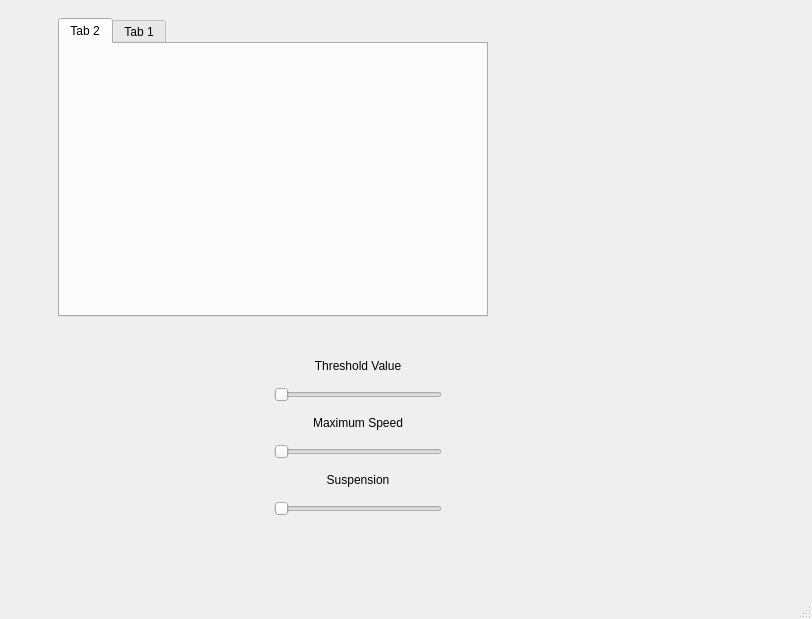
<?xml version="1.0" encoding="UTF-8"?>
<ui version="4.0">
 <class>MainWindow</class>
 <widget class="QMainWindow" name="MainWindow">
  <property name="geometry">
   <rect>
    <x>0</x>
    <y>0</y>
    <width>812</width>
    <height>619</height>
   </rect>
  </property>
  <property name="windowTitle">
   <string>MainWindow</string>
  </property>
  <widget class="QWidget" name="centralwidget">
   <layout class="QVBoxLayout" name="verticalLayout_2">
    <property name="spacing">
     <number>0</number>
    </property>
    <property name="leftMargin">
     <number>9</number>
    </property>
    <property name="bottomMargin">
     <number>30</number>
    </property>
    <item>
     <widget class="QWidget" name="widget_3" native="true">
      <property name="sizePolicy">
       <sizepolicy hsizetype="Preferred" vsizetype="Expanding">
        <horstretch>0</horstretch>
        <verstretch>0</verstretch>
       </sizepolicy>
      </property>
      <layout class="QHBoxLayout" name="horizontalLayout">
       <property name="spacing">
        <number>6</number>
       </property>
       <property name="bottomMargin">
        <number>0</number>
       </property>
       <item>
        <spacer name="horizontalSpacer_2">
         <property name="orientation">
          <enum>Qt::Horizontal</enum>
         </property>
         <property name="sizeType">
          <enum>QSizePolicy::Preferred</enum>
         </property>
         <property name="sizeHint" stdset="0">
          <size>
           <width>40</width>
           <height>20</height>
          </size>
         </property>
        </spacer>
       </item>
       <item>
        <widget class="QTabWidget" name="tabWidget">
         <property name="sizePolicy">
          <sizepolicy hsizetype="Expanding" vsizetype="Expanding">
           <horstretch>0</horstretch>
           <verstretch>0</verstretch>
          </sizepolicy>
         </property>
         <property name="currentIndex">
          <number>0</number>
         </property>
         <widget class="QWidget" name="tab2">
          <attribute name="title">
           <string>Tab 2</string>
          </attribute>
          <layout class="QVBoxLayout" name="verticalLayout">
           <property name="leftMargin">
            <number>0</number>
           </property>
           <property name="topMargin">
            <number>0</number>
           </property>
           <property name="rightMargin">
            <number>0</number>
           </property>
           <property name="bottomMargin">
            <number>0</number>
           </property>
           <item>
            <widget class="Display" name="display" native="true"/>
           </item>
          </layout>
         </widget>
         <widget class="QWidget" name="tab">
          <property name="sizePolicy">
           <sizepolicy hsizetype="Expanding" vsizetype="Preferred">
            <horstretch>0</horstretch>
            <verstretch>0</verstretch>
           </sizepolicy>
          </property>
          <attribute name="title">
           <string>Tab 1</string>
          </attribute>
          <layout class="QHBoxLayout" name="horizontalLayout_2">
           <item>
            <widget class="Overlay" name="mainOverlay" native="true">
             <property name="sizePolicy">
              <sizepolicy hsizetype="Expanding" vsizetype="Expanding">
               <horstretch>0</horstretch>
               <verstretch>0</verstretch>
              </sizepolicy>
             </property>
            </widget>
           </item>
          </layout>
         </widget>
        </widget>
       </item>
       <item>
        <widget class="LogView" name="logView" native="true">
         <property name="sizePolicy">
          <sizepolicy hsizetype="Fixed" vsizetype="Preferred">
           <horstretch>0</horstretch>
           <verstretch>0</verstretch>
          </sizepolicy>
         </property>
         <property name="minimumSize">
          <size>
           <width>300</width>
           <height>0</height>
          </size>
         </property>
         <property name="autoFillBackground">
          <bool>false</bool>
         </property>
        </widget>
       </item>
      </layout>
     </widget>
    </item>
    <item>
     <widget class="QWidget" name="widget_4" native="true">
      <property name="sizePolicy">
       <sizepolicy hsizetype="Preferred" vsizetype="Minimum">
        <horstretch>0</horstretch>
        <verstretch>0</verstretch>
       </sizepolicy>
      </property>
      <property name="minimumSize">
       <size>
        <width>0</width>
        <height>250</height>
       </size>
      </property>
      <property name="maximumSize">
       <size>
        <width>16777215</width>
        <height>200</height>
       </size>
      </property>
      <property name="baseSize">
       <size>
        <width>0</width>
        <height>200</height>
       </size>
      </property>
      <layout class="QHBoxLayout" name="horizontalLayout_3">
       <property name="spacing">
        <number>6</number>
       </property>
       <property name="leftMargin">
        <number>0</number>
       </property>
       <property name="topMargin">
        <number>0</number>
       </property>
       <property name="rightMargin">
        <number>0</number>
       </property>
       <property name="bottomMargin">
        <number>0</number>
       </property>
       <item>
        <widget class="Overlay" name="sideOverlay" native="true">
         <property name="sizePolicy">
          <sizepolicy hsizetype="Preferred" vsizetype="Preferred">
           <horstretch>0</horstretch>
           <verstretch>0</verstretch>
          </sizepolicy>
         </property>
         <property name="minimumSize">
          <size>
           <width>250</width>
           <height>0</height>
          </size>
         </property>
        </widget>
       </item>
       <item>
        <widget class="QWidget" name="tuner" native="true">
         <property name="sizePolicy">
          <sizepolicy hsizetype="Expanding" vsizetype="Preferred">
           <horstretch>0</horstretch>
           <verstretch>0</verstretch>
          </sizepolicy>
         </property>
         <layout class="QVBoxLayout" name="verticalLayout_4">
          <item>
           <widget class="QLabel" name="label">
            <property name="sizePolicy">
             <sizepolicy hsizetype="Preferred" vsizetype="Fixed">
              <horstretch>0</horstretch>
              <verstretch>0</verstretch>
             </sizepolicy>
            </property>
            <property name="minimumSize">
             <size>
              <width>0</width>
              <height>30</height>
             </size>
            </property>
            <property name="text">
             <string>Threshold Value</string>
            </property>
            <property name="alignment">
             <set>Qt::AlignCenter</set>
            </property>
           </widget>
          </item>
          <item>
           <widget class="QSlider" name="horizontalSlider">
            <property name="orientation">
             <enum>Qt::Horizontal</enum>
            </property>
           </widget>
          </item>
          <item>
           <widget class="QLabel" name="label_2">
            <property name="sizePolicy">
             <sizepolicy hsizetype="Preferred" vsizetype="Fixed">
              <horstretch>0</horstretch>
              <verstretch>0</verstretch>
             </sizepolicy>
            </property>
            <property name="minimumSize">
             <size>
              <width>0</width>
              <height>30</height>
             </size>
            </property>
            <property name="font">
             <font>
              <family>Ubuntu</family>
             </font>
            </property>
            <property name="text">
             <string>Maximum Speed</string>
            </property>
            <property name="textFormat">
             <enum>Qt::PlainText</enum>
            </property>
            <property name="alignment">
             <set>Qt::AlignCenter</set>
            </property>
           </widget>
          </item>
          <item>
           <widget class="QSlider" name="horizontalSlider_2">
            <property name="orientation">
             <enum>Qt::Horizontal</enum>
            </property>
           </widget>
          </item>
          <item>
           <widget class="QLabel" name="label_3">
            <property name="sizePolicy">
             <sizepolicy hsizetype="Preferred" vsizetype="Fixed">
              <horstretch>0</horstretch>
              <verstretch>0</verstretch>
             </sizepolicy>
            </property>
            <property name="minimumSize">
             <size>
              <width>0</width>
              <height>30</height>
             </size>
            </property>
            <property name="text">
             <string>Suspension</string>
            </property>
            <property name="alignment">
             <set>Qt::AlignCenter</set>
            </property>
           </widget>
          </item>
          <item>
           <widget class="QSlider" name="horizontalSlider_3">
            <property name="orientation">
             <enum>Qt::Horizontal</enum>
            </property>
           </widget>
          </item>
          <item>
           <spacer name="verticalSpacer_2">
            <property name="orientation">
             <enum>Qt::Vertical</enum>
            </property>
            <property name="sizeHint" stdset="0">
             <size>
              <width>20</width>
              <height>40</height>
             </size>
            </property>
           </spacer>
          </item>
         </layout>
        </widget>
       </item>
       <item>
        <spacer name="horizontalSpacer">
         <property name="orientation">
          <enum>Qt::Horizontal</enum>
         </property>
         <property name="sizeHint" stdset="0">
          <size>
           <width>40</width>
           <height>20</height>
          </size>
         </property>
        </spacer>
       </item>
       <item>
        <widget class="QWidget" name="widget" native="true">
         <property name="sizePolicy">
          <sizepolicy hsizetype="Fixed" vsizetype="Preferred">
           <horstretch>0</horstretch>
           <verstretch>0</verstretch>
          </sizepolicy>
         </property>
         <property name="minimumSize">
          <size>
           <width>160</width>
           <height>0</height>
          </size>
         </property>
         <layout class="QVBoxLayout" name="verticalLayout_3">
          <property name="leftMargin">
           <number>0</number>
          </property>
          <property name="topMargin">
           <number>0</number>
          </property>
          <property name="rightMargin">
           <number>9</number>
          </property>
          <property name="bottomMargin">
           <number>9</number>
          </property>
          <item>
           <spacer name="verticalSpacer">
            <property name="orientation">
             <enum>Qt::Vertical</enum>
            </property>
            <property name="sizeHint" stdset="0">
             <size>
              <width>20</width>
              <height>40</height>
             </size>
            </property>
           </spacer>
          </item>
          <item>
           <widget class="StatusView" name="statusView" native="true">
            <property name="sizePolicy">
             <sizepolicy hsizetype="Fixed" vsizetype="Fixed">
              <horstretch>0</horstretch>
              <verstretch>0</verstretch>
             </sizepolicy>
            </property>
            <property name="minimumSize">
             <size>
              <width>150</width>
              <height>150</height>
             </size>
            </property>
           </widget>
          </item>
         </layout>
        </widget>
       </item>
      </layout>
     </widget>
    </item>
   </layout>
  </widget>
  <widget class="QMenuBar" name="menubar">
   <property name="geometry">
    <rect>
     <x>0</x>
     <y>0</y>
     <width>812</width>
     <height>22</height>
    </rect>
   </property>
  </widget>
  <widget class="QStatusBar" name="statusbar"/>
 </widget>
 <customwidgets>
  <customwidget>
   <class>Overlay</class>
   <extends>QWidget</extends>
   <header location="global">overlay.h</header>
   <container>1</container>
  </customwidget>
  <customwidget>
   <class>StatusView</class>
   <extends>QWidget</extends>
   <header location="global">statusview.h</header>
   <container>1</container>
  </customwidget>
  <customwidget>
   <class>LogView</class>
   <extends>QWidget</extends>
   <header location="global">logview.h</header>
   <container>1</container>
  </customwidget>
  <customwidget>
   <class>Display</class>
   <extends>QWidget</extends>
   <header location="global">display.h</header>
   <container>1</container>
  </customwidget>
 </customwidgets>
 <resources/>
 <connections/>
</ui>
